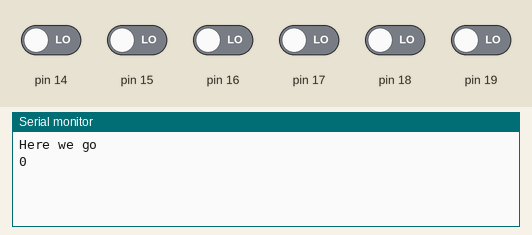
Bench run of a sketch on a simulated Arduino Uno, built with avr-gcc and run on an emulated ATmega328P. Shown: the last lines printed to the serial monitor. The test bench sets the inputs (shaded band); at power-on: pin 14–19 LOW.

Above: at 1.2 s.
1.3 s: pin 19 driven HIGH
At 2.6 s:
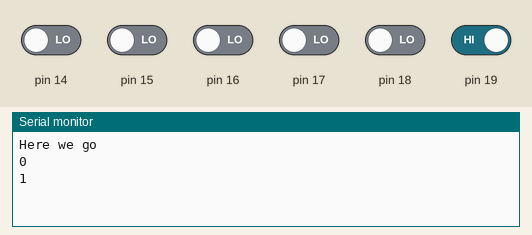
2.8 s: pin 18 driven HIGH
At 3.9 s:
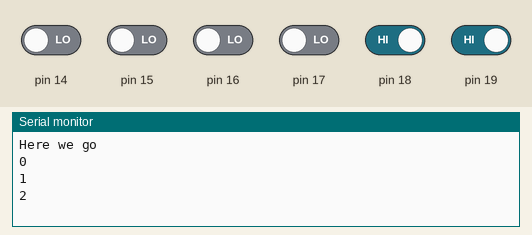
4.3 s: pin 17 driven HIGH
At 5.6 s:
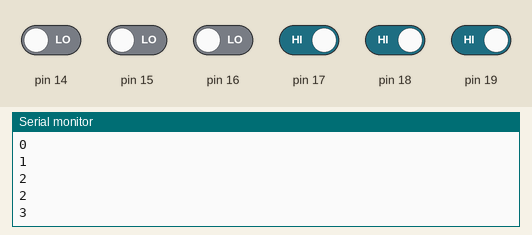
5.8 s: pin 16 driven HIGH
At 6.9 s:
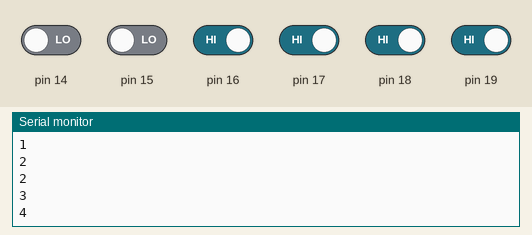
7.3 s: pin 15 driven HIGH
At 8.6 s:
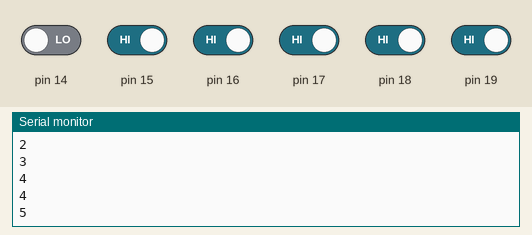
8.8 s: pin 14 driven HIGH
At 9.9 s:
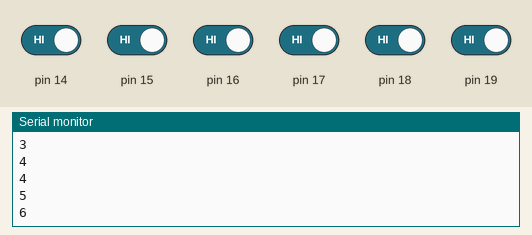
Timing chart, 0 to 11.3 s (numbered marks = the images above; inputs shaded):
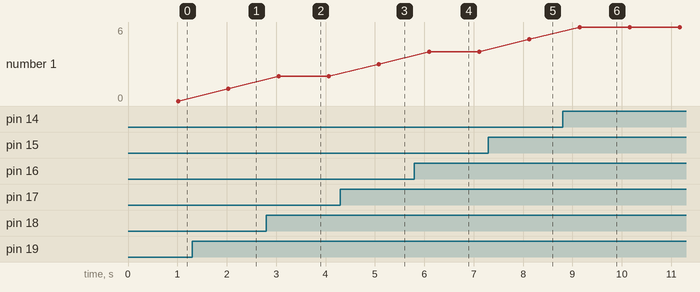

Measured:
- after the input at 1.3 s, the serial monitor: prints a new line after 0.73 s (image 1)
- after the input at 2.8 s, the serial monitor: prints a new line after 0.25 s (image 2)
- after the input at 4.3 s, the serial monitor: prints a new line after 0.78 s (image 3)
- after the input at 5.8 s, the serial monitor: prints a new line after 0.30 s (image 4)
- after the input at 7.3 s, the serial monitor: prints a new line after 0.83 s (image 5)
- after the input at 8.8 s, the serial monitor: prints a new line after 0.34 s (image 6)
- plotted number 1: 0 → 1 after the input at 1.3 s, 1 → 2 after the input at 2.8 s, 2 → 3 after the input at 4.3 s, 3 → 4 after the input at 5.8 s, 4 → 5 after the input at 7.3 s

The sketch:

Closest_IR_Finder.ino
```cpp
int IRSensor[14];
int IRData[2][14];

void setup(){
  Serial.begin(9600);

  //Setup Array for IR Sensors
  IRSensor[0]  = 19;
  IRSensor[1]  = 18;
  IRSensor[2]  = 17;
  IRSensor[3]  = 16;
  IRSensor[4]  = 15;
  IRSensor[5]  = 14;
  IRSensor[6]  = 29;
  IRSensor[7]  = 31;
  IRSensor[8]  = 33;
  IRSensor[9]  = 35;
  IRSensor[10] = 37;
  IRSensor[11] = 39;
  IRSensor[12] = 41;
  IRSensor[13] = 43;

  Serial.println("Here we go");
}

void loop(){
  resetIRSensors();
  readIRSensors();
  findMaxIR();
}

void resetIRSensors(){
  for(int i = 0; i<14; i++){
    IRData[0][i] = i;
    IRData[1][i] = 0;
  }
}

void readIRSensors(){
  for(int j=0; j<200; j++){
    for(int i=0;i<14;i++){
      IRData[1][i] += digitalRead(IRSensor[i]);
    }
    delay(5);
  }
}

void findMaxIR(){
  int maxIR = 0;
  for(int i = 1; i<14; i++){
    if(IRData[1][i] < IRData[1][maxIR]){
      maxIR = IRData[0][i];
    }
  }
  Serial.println(maxIR);
}
```
